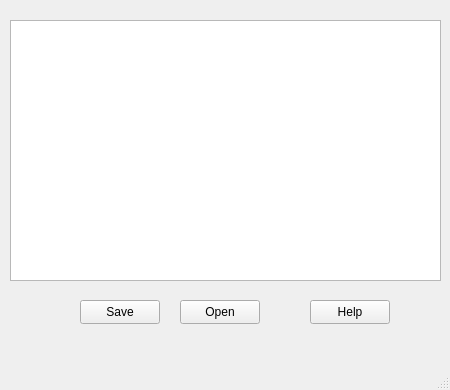
<?xml version="1.0" encoding="UTF-8"?>
<ui version="4.0">
 <class>MainWindow</class>
 <widget class="QMainWindow" name="MainWindow">
  <property name="geometry">
   <rect>
    <x>0</x>
    <y>0</y>
    <width>450</width>
    <height>390</height>
   </rect>
  </property>
  <property name="windowTitle">
   <string>MainWindow</string>
  </property>
  <widget class="QWidget" name="centralwidget">
   <widget class="QPlainTextEdit" name="plainTextEdit">
    <property name="geometry">
     <rect>
      <x>10</x>
      <y>20</y>
      <width>431</width>
      <height>261</height>
     </rect>
    </property>
   </widget>
   <widget class="QWidget" name="widget" native="true">
    <property name="geometry">
     <rect>
      <x>10</x>
      <y>290</y>
      <width>431</width>
      <height>71</height>
     </rect>
    </property>
    <widget class="QPushButton" name="pushButton_save">
     <property name="geometry">
      <rect>
       <x>70</x>
       <y>10</y>
       <width>80</width>
       <height>24</height>
      </rect>
     </property>
     <property name="text">
      <string>Save</string>
     </property>
    </widget>
    <widget class="QPushButton" name="pushButton_open">
     <property name="geometry">
      <rect>
       <x>170</x>
       <y>10</y>
       <width>80</width>
       <height>24</height>
      </rect>
     </property>
     <property name="text">
      <string>Open</string>
     </property>
    </widget>
    <widget class="QPushButton" name="pushButton_help">
     <property name="geometry">
      <rect>
       <x>300</x>
       <y>10</y>
       <width>80</width>
       <height>24</height>
      </rect>
     </property>
     <property name="text">
      <string>Help</string>
     </property>
    </widget>
   </widget>
  </widget>
  <widget class="QMenuBar" name="menubar">
   <property name="geometry">
    <rect>
     <x>0</x>
     <y>0</y>
     <width>450</width>
     <height>21</height>
    </rect>
   </property>
  </widget>
  <widget class="QStatusBar" name="statusbar"/>
 </widget>
 <resources/>
 <connections/>
</ui>
